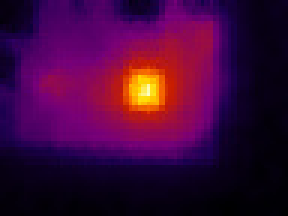
#> input picture CameraRGB/thermalCameraFrame.jpg, 96 x 72 px, given in place of stream, which was not available (shown 3 times larger)
$ python canny.py
#> lines starting #> are read from the running program, lines starting #| are printed output that depends on the picture; after the words box and inside, x2 and y2 are one past the last pixel; in counts of white or black regions, pixels touching at a corner belong together; pictures that were not available may be replaced by others from this repository, and a replacement may not be noted
#> further down, frame is the input picture: shape (72, 96, 3); mean B, G, R 57.7, 6.3, 65.1
### CameraRGB/new/tools.py
import cv2
import numpy as np

def resize_frame(frame, max_dim):
#> called with max_dim = 400
    w, h = frame.shape[1], frame.shape[0]
#> w = 96; h = 72
    if w > h:
        scale = max_dim / w
#> scale = 4.17
    else:
        scale = max_dim / h
    new_w = int(w * scale)
#> new_w = 400
    new_h = int(h * scale)
#> new_h = 300
    resized_frame = cv2.resize(frame, (new_w, new_h))
    return resized_frame

def order_points(pts):
    rect = np.zeros((4, 2), dtype="float32")

    s = pts.sum(axis=1)
    diff = np.diff(pts, axis=1)

    rect[0] = pts[np.argmin(s)]  # top-left
    rect[2] = pts[np.argmax(s)]  # bottom-right
    rect[1] = pts[np.argmin(diff)]  # top-right
    rect[3] = pts[np.argmax(diff)]  # bottom-left

    return rect


def compute_size(rect):
    (tl, tr, br, bl) = rect

    widthA = np.linalg.norm(br - bl)
    widthB = np.linalg.norm(tr - tl)
    maxWidth = max(int(widthA), int(widthB))

    heightA = np.linalg.norm(tr - br)
    heightB = np.linalg.norm(tl - bl)
    maxHeight = max(int(heightA), int(heightB))

    return maxWidth, maxHeight

def warp_perspective(frame, box):
    rect = order_points(box)

    w, h = compute_size(rect)

    dst = np.array([
        [0, 0],
        [w - 1, 0],
        [w - 1, h - 1],
        [0, h - 1]
    ], dtype="float32")

    M = cv2.getPerspectiveTransform(rect, dst)

    warped = cv2.warpPerspective(frame, M, (w, h))

    return warped

### CameraRGB/new/canny.py
import cv2
import numpy as np
from tools import *
import sys


url = "http://192.168.1.181:81/stream"

cap = cv2.VideoCapture(url)
if not cap.isOpened():
    print("Could not connect to IP Webcam")
    exit()

while True:
    ret , frame = cap.read()
    if not ret:
        print("Failed to grab frame")
        break
    frame = resize_frame(frame, 400)
    gray = cv2.cvtColor(frame, cv2.COLOR_BGR2GRAY)
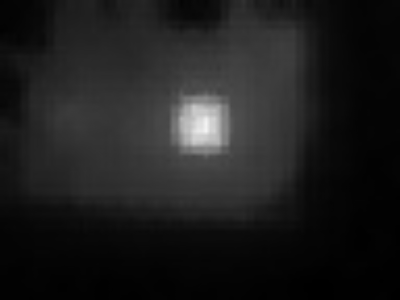
#> gray: shape (300, 400); min 0, max 244, mean 29.7
    edges = cv2.Canny(gray, 40, 100)
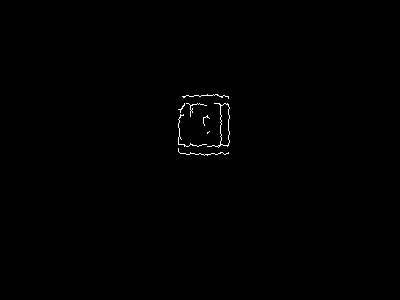
#> edges: shape (300, 400); 0.32% white in thin lines or dots, all inside (x1, y1, x2, y2) = (178, 94, 230, 156)
    # edges = resize_frame(edges, 760)
    cv2.imshow("Edges", edges)

    # Get coordinates of all edge pixels
    points = np.column_stack(np.where(edges > 0))
#> points = 380 pairs, first value 94 to 155, second value 178 to 229
    print(f"Number of edge points detected: {len(points)}")
#| Number of edge points detected: 380
    if len(points) > 0:
        # Convert (row, col) -> (x, y)
        points = points[:, ::-1].astype(np.float32)
#> points = 380 pairs, first value 178 to 229, second value 94 to 155

        rect = cv2.minAreaRect(points)
#> rect = ((203.5, 124.5), (61, 51), -90)
        box = cv2.boxPoints(rect)
#> box = [[229, 155], [178, 155], [178, 94], [229, 94]]
        box = np.int32(box)

        cv2.drawContours(frame, [box], 0, (0, 255, 0), 2)
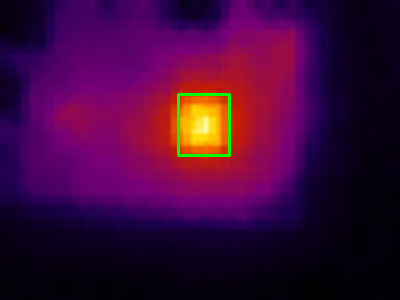
#> frame: shape (300, 400, 3); mean B, G, R 57.6, 7.4, 63.8
        # frame = resize_frame(frame, 760)
        cv2.imshow("contour", frame)
        cropped = warp_perspective(frame, box)
#> in order_points, `s = pts.sum(axis=1)`: s = [384, 333, 272, 323]
#> in order_points, `diff = np.diff(pts, axis=1)`: diff = [-74, -23, -84, -135]
#> in warp_perspective, `rect = order_points(box)`: rect = [[178, 94], [229, 94], [229, 155], [178, 155]]
#> in compute_size, `(tl, tr, br, bl) = rect`: tl = [178, 94]; tr = [229, 94]; br = [229, 155]; bl = [178, 155]
#> in compute_size, `widthA = np.linalg.norm(br - bl)`: widthA = 51
#> in compute_size, `heightA = np.linalg.norm(tr - br)`: heightA = 61
#> in warp_perspective, `w, h = compute_size(rect)`: w = 51; h = 61
#> in warp_perspective, `dst = np.array([ [0, 0], [w - 1, 0], [w - 1, h - 1], [0, h - 1] ], dty..`: dst = [[0, 0], [50, 0], [50, 60], [0, 60]]
#> in warp_perspective, `M = cv2.getPerspectiveTransform(rect, dst)`: M = [[0.98, -1.11e-17, -174.5], [6.21e-17, 0.984, -92.46], [5.81e-19, -1.16e-18, 1]]
#> in warp_perspective, `warped = cv2.warpPerspective(frame, M, (w, h))`:
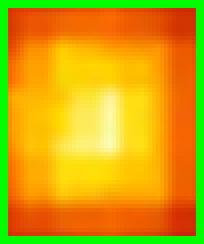
#> warped: shape (61, 51, 3) (shown 4 times larger); mean B, G, R 11, 164.7, 211.7
        # cropped = resize_frame(cropped, 760)
        cv2.imshow("Cropped", cropped)
    if cv2.waitKey(1) & 0xFF == ord('q'):
#> (key q is pressed here)
        break

cap.release()
cv2.destroyAllWindows()
